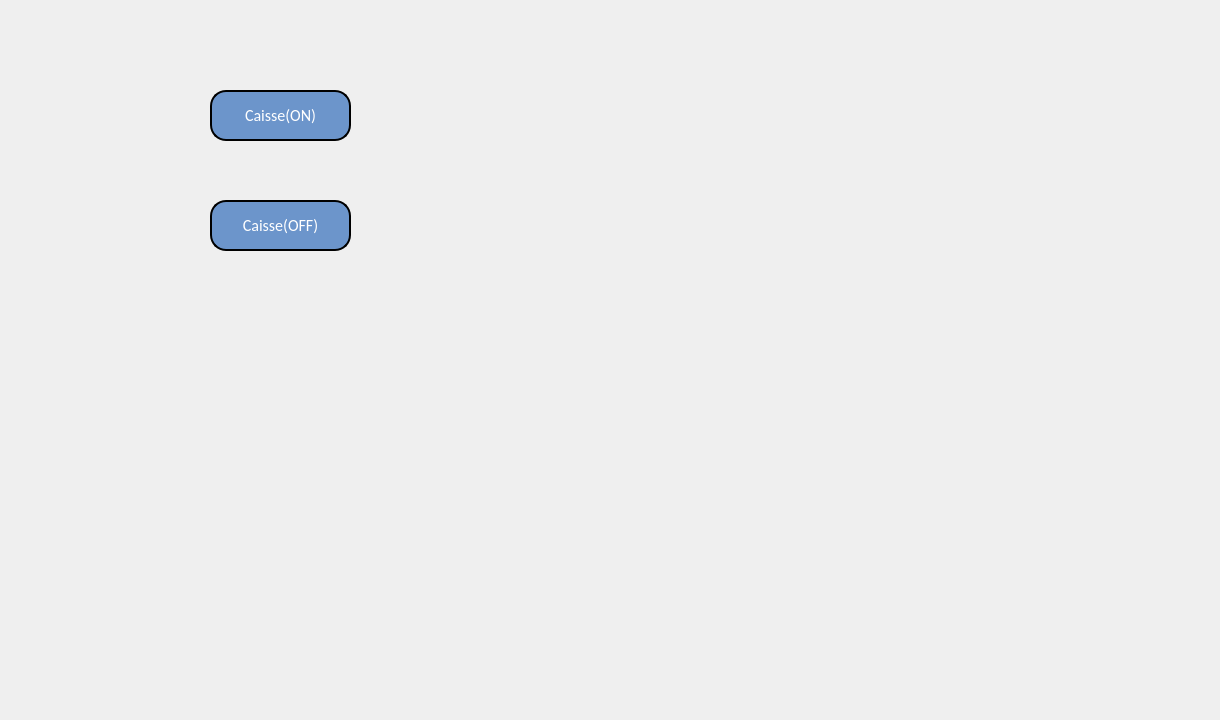
      <widget class="QWidget" name="tab_3">
       <attribute name="title">
        <string>Arduino</string>
       </attribute>
       <widget class="QLabel" name="label_108">
        <property name="geometry">
         <rect>
          <x>-20</x>
          <y>-80</y>
          <width>1211</width>
          <height>711</height>
         </rect>
        </property>
        <property name="text">
         <string/>
        </property>
        <property name="pixmap">
         <pixmap resource="resource.qrc">:/image/wt.jpg</pixmap>
        </property>
       </widget>
       <widget class="QLabel" name="label_94">
        <property name="geometry">
         <rect>
          <x>970</x>
          <y>-10</y>
          <width>231</width>
          <height>221</height>
         </rect>
        </property>
        <property name="text">
         <string/>
        </property>
        <property name="pixmap">
         <pixmap resource="resource.qrc">:/image/Capture d’écran 2022-04-06 014158.png</pixmap>
        </property>
       </widget>
       <widget class="QPushButton" name="Arduino_2">
        <property name="geometry">
         <rect>
          <x>210</x>
          <y>200</y>
          <width>141</width>
          <height>51</height>
         </rect>
        </property>
        <property name="styleSheet">
         <string notr="true"> border: 2px solid black;
border-radius: 10px;
  color: white;
  padding: 10px;
  text-align: center;
  
font-family:calibri;
  display: inline-block;
  font-size: 16px;
 
  border-radius : 16px;
background-color:rgb(108, 149, 203)</string>
        </property>
        <property name="text">
         <string>Caisse(OFF)</string>
        </property>
       </widget>
       <widget class="QPushButton" name="Arduino">
        <property name="geometry">
         <rect>
          <x>210</x>
          <y>90</y>
          <width>141</width>
          <height>51</height>
         </rect>
        </property>
        <property name="styleSheet">
         <string notr="true"> border: 2px solid black;
border-radius: 10px;
  color: white;
  padding: 10px;
  text-align: center;
  
font-family:calibri;
  display: inline-block;
  font-size: 16px;
 
  border-radius : 16px;
background-color:rgb(108, 149, 203)</string>
        </property>
        <property name="text">
         <string>Caisse(ON)</string>
        </property>
       </widget>
      </widget>
